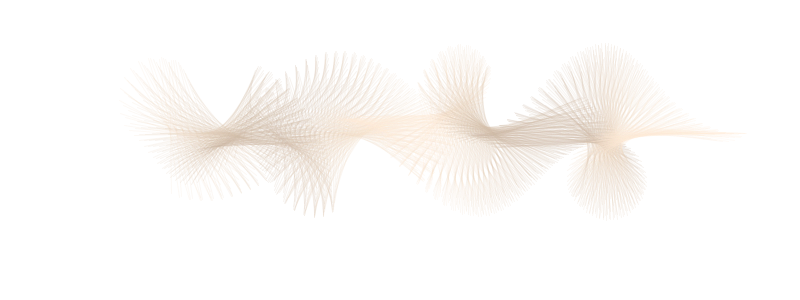
Frame 1 (no input)
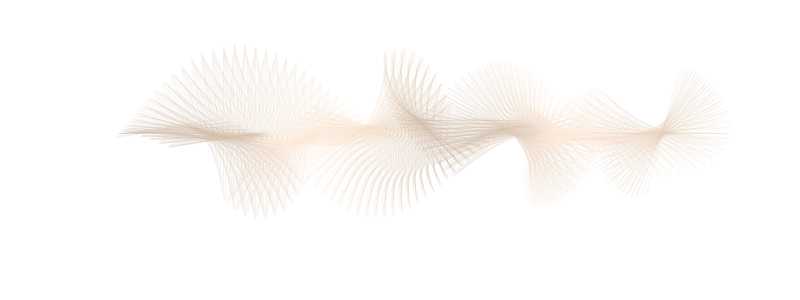
Frame 60 (the mouse pressed at the canvas centre just before this capture)
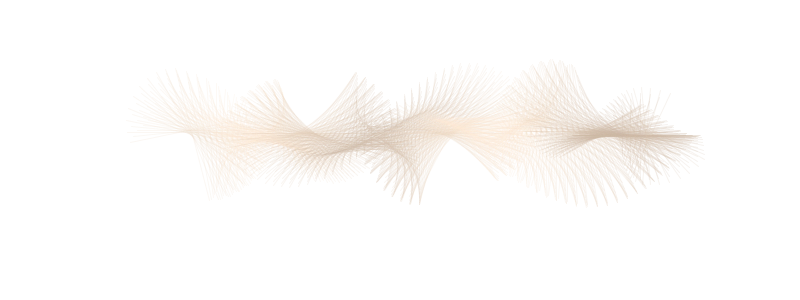
Frame 120 (the mouse held since frame 60 and released just before this capture)

The Processing sketch that drew these frames (run headless with seeded random() and noise(); from frame 60 on, the mouse is pressed at the canvas centre):

// Processing sketch: processing_15044
// ── processing_15044.pde

float degree,zoom;
float zStep = 3;
float rStep = 1.25;
float[] rLength = new float[20];

void setup()
{
  int i;

  size(800,300);
  background(255);

  zoom = 3;

  for(i=-10 ;i<10;i+=2) {
    rLength[i+10] = 50 * pow(cos(PI*i/40),0.5);
  }
}

void draw()
{
  int i,j;
  float theta, phi, sinT, cosT, sinP, cosP, valueA, valueB, valueC;
  float localX1, localY1, localZ1, localX0, localY0, localZ0;
  float cmp0,cmp1,cmp2,cmp3,cmp4;

  background(255);
  degree += 1.5;
  for(i=10;i<140;i++) {
    theta = PI*(i+degree/4)/35;
    rStep = sin(PI*i/140);

    cmp4 = i * zStep;

    for(j=-10 ;j<10;j+=2) {
      phi = PI*(i+j+degree/10)/40;

      sinT = sin(theta);
      cosT = cos(theta);
      sinP = sin(phi);
      cosP = cos(phi);

      valueA = j * rStep;
      valueB = rLength[j+10] * cosP;
      valueC = rLength[j+10] * sinP;

      cmp0 = cosT * valueA;
      cmp1 = sinT * valueB;
      cmp2 = sinT * valueA;
      cmp3 = cosT * valueB;

      localX1 = cmp0 + cmp1;
      localY1 = cmp2 - cmp3;
      localZ1 = cmp4 + valueC;
      localX0 = cmp0 - cmp1;
      localY0 = cmp2 + cmp3;
      localZ0 = cmp4 - valueC;

      strokeWeight(1);
      stroke(color(cosT*25+230,cosT*25+210,cosT*25+190,50));
      line3D(localZ0+200,localX0+140,localY0+70,localZ1+200,localX1+140,localY1+70);
    }
  }
}

void line3D(float z0,float x0,float y0,float z1,float x1,float y1) 
{
  float halfW = width/2;
  float halfH = height/2;
  float za = z0 - halfW;
  float xa = x0 - halfH;
  float zb = z1 - halfW;
  float xb = x1 - halfH;
  za += za*(zoom*y0)/width + halfW;
  xa += xa*(zoom*y0)/height + halfH;
  zb += zb*(zoom*y0)/width + halfW;
  xb += xb*(zoom*y0)/height + halfH;
  line(za,xa,zb,xb);
}

                
                
